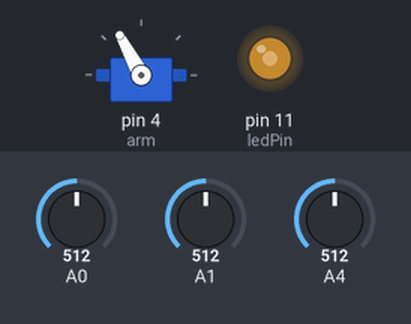
Recording of a sketch running on a simulated Arduino Uno, built with avr-gcc and run on an emulated ATmega328P. On the bench: servo, output pins drawn as LEDs (lit = HIGH). The test bench sets the inputs (shaded band); at power-on: A1 = 512, A0 = 512, A4 = 512.

Above: at 1.2 s.
1.3 s: A1 set to 358
4.3 s: A1 set to 332
At 6.22 s:
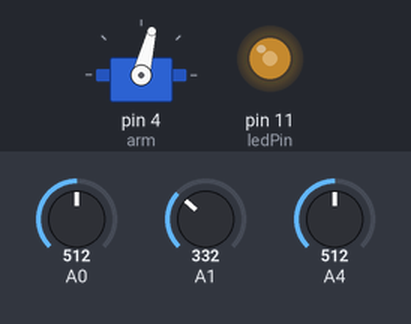
7.3 s: A0 set to 716
At 7.45 s:
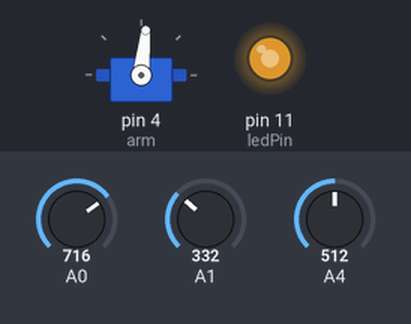
10.3 s: A0 set to 900
At 10.54 s:
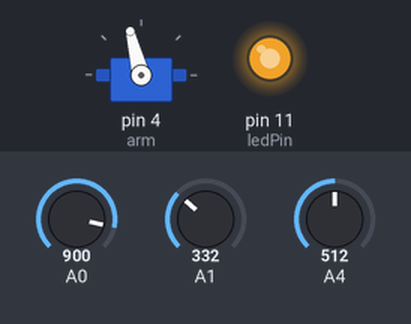
13.3 s: A0 set to 122
At 13.64 s:
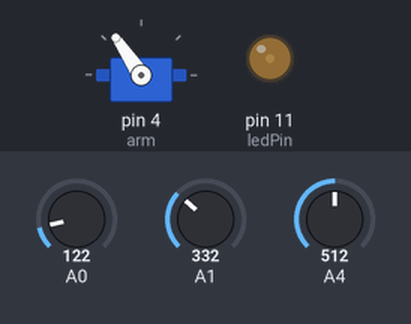
16.3 s: A0 set to 0
At 17.04 s:
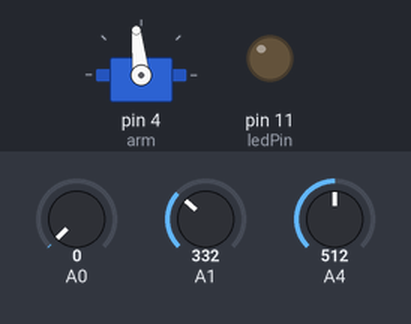
Timing chart, 0 to 20.3 s (numbered marks = the images above; inputs shaded):
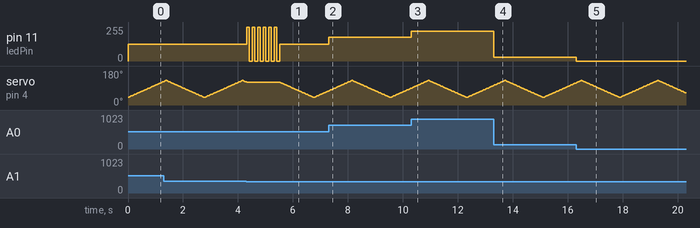

The sketch:

robot.ino
```cpp
#include <Servo.h>


Servo arm;
int pos = 40;
int armFlag = 0;
int goalPos = 40;
int fsrValue =0;

int ledPin = 11;
int potValue;
int ledValue;

int photoValue;
int oldPhotoValue = 0;


void setup() {
  // put your setup code here, to run once:
  arm.attach(4);
  pinMode(ledPin, OUTPUT);

}

void loop() {

  fsrValue = analogRead(A4);
  if(fsrValue > 128){
    armFlag = 1;
  }

  potValue = analogRead(A0);
  ledValue = map(potValue, 0, 1023, 0, 255);
  analogWrite(ledPin, ledValue);


  photoValue = analogRead(A1);
  if(photoValue < 350 && oldPhotoValue >= 350){
    for(int i =0; i <6; i++){
      analogWrite(ledPin, 255);
      delay(100);
      analogWrite(ledPin, 0);
      delay(100);
    }
  }
  oldPhotoValue = photoValue;

  if(pos == 130){
    goalPos=40;
    armFlag = 0;
  }
  if(pos==40 && armFlag ==1){
    goalPos = 130;
    armFlag = 0;
  }
  if(pos != goalPos){
    pos += (goalPos - pos > 0)? 1:-1;
  }

  arm.write(pos);
  delay(15);
}
```

Measured:
- the behaviour switches between 350 and 349 on A1 (found by bisection; images 0 and 1)
- after the input at 4.3 s, pin 11 (ledPin): 127/255 → 255/255 at once, then repeats every 0.20 s: 0/255 0.10 s, 255/255 0.10 s, until it stays 127/255 from 5.5 s
- after the input at 7.3 s, pin 11 (ledPin): 127/255 → 178/255 at once
- after the input at 10.3 s, pin 11 (ledPin): 178/255 → 224/255 at once
- after the input at 13.3 s, pin 11 (ledPin): 224/255 → 30/255 at once
- after the input at 16.3 s, pin 11 (ledPin): 30/255 → 0/255 at once
